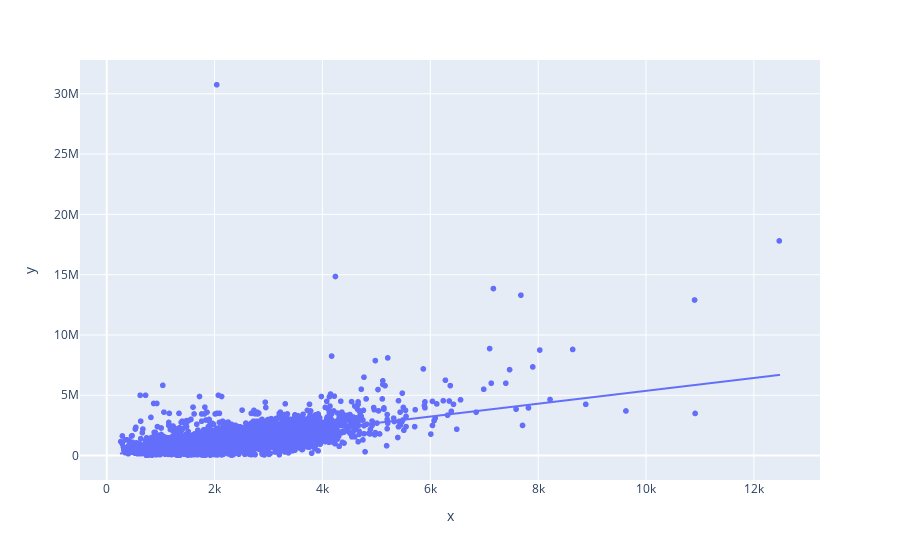

The notebook cell saved with this chart:
### Code cell
px.scatter(x = df['sqft_living'], y = df['price'], trendline = 'ols')

### Figure 1 — Plotly figure (JSON) as saved in the notebook; plotly's stock layout.template omitted (floating-point values rounded to 4 significant figures; data arrays with more than 128 entries replaced by an {"elided": "..."} marker saying what was removed)
{"data": [{"hovertemplate": "x=%{x}<br>y=%{y}<extra></extra>", "legendgroup": "", "marker": {"color": "#636efa", "symbol": "circle"}, "mode": "markers", "name": "", "showlegend": false, "type": "scattergl", "x": {"elided": "11967 int values"}, "xaxis": "x", "y": {"elided": "11967 int values"}, "yaxis": "y"}, {"hovertemplate": "<b>OLS trendline</b><br>y = 533.336 * x + 35094.2<br>R<sup>2</sup>=0.390397<br><br>x=%{x}<br>y=%{y} <b>(trend)</b><extra></extra>", "legendgroup": "", "marker": {"color": "#636efa", "symbol": "circle"}, "mode": "lines", "name": "", "showlegend": false, "type": "scattergl", "x": {"elided": "11967 int values"}, "xaxis": "x", "y": {"elided": "11967 float values"}, "yaxis": "y"}], "layout": {"legend": {"tracegroupgap": 0}, "margin": {"t": 60}, "xaxis": {"anchor": "y", "domain": [0, 1], "title": {"text": "x"}}, "yaxis": {"anchor": "x", "domain": [0, 1], "title": {"text": "y"}}}}
